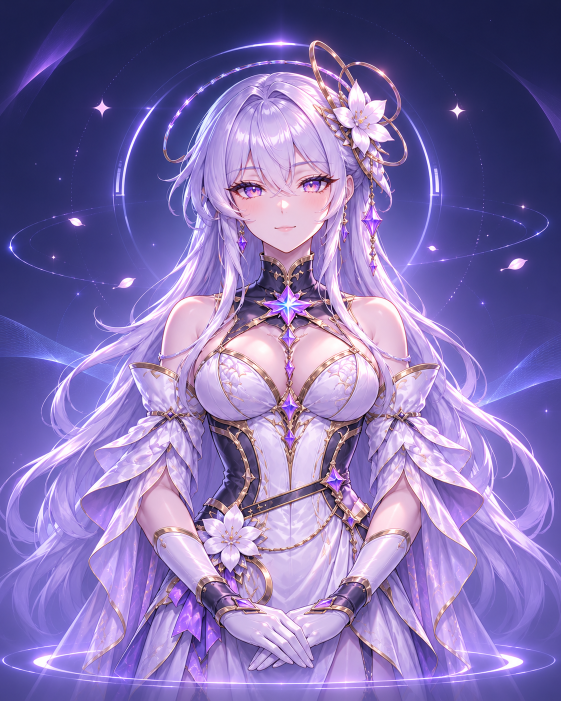
#> input picture assets/prototype_sources/albedo_in_a_celestial_command_halo.png, 1122 x 1402 px (shown at 1/2 size)
$ python -i albedo_visual_preflight.py   (imports and definitions only)   (older library calls are emulated)
#> lines starting #> are read from the running program, lines starting #| are printed output that depends on the picture; after the words box and inside, x2 and y2 are one past the last pixel; in counts of white or black regions, pixels touching at a corner belong together
"""Preflight-only visual rejection for Albedo candidate GLB renders.

Not a likeness classifier: passing these guardrails NEVER grants owner approval.
The production gate additionally requires a real GLB, coherent five camera views,
and an explicit owner side-by-side acceptance decision.
"""
from __future__ import annotations
import argparse
import hashlib
import json
from pathlib import Path
import cv2
import numpy as np

# Canonical files from owner-approved source artwork. These checksums lock source identity.
EXPECTED = {
 'front': 'ddf1cc58e770d7cc99ffc3b2bd5a04ec77f720b05b8c96baf214090c899fb082',
 'turnaround': '787fa6009d504083a927c81c97dec1b01f3add6e1a6f5dacd7516f4789abf480',
 'mission': 'bfc233740851980021ea0b479a1b4254574f6ca614e3a1e9cbb7bd66c03dc409',
}
# Measured from the 1024 x 1536 approved full-body master; not a generic character.
REF_BODY_BOUNDS=(118, 25, 910, 1523)
# Each zone is normalized to full standing body bounds. Keep source areas anatomically fixed.
ZONES = {
 'face':(.36,.066,.65,.189),
 'hair':(.16,.015,.87,.45),
 'collar_crystal':(.40,.17,.60,.265),
 'bodice':(.31,.235,.74,.415),
 'waist_ornament':(.28,.355,.74,.525),
 'draped_panels':(.12,.435,.92,.915),
 'boots':(.29,.805,.75,.997),
}
REQUIRED = ('face','hair','collar_crystal','bodice','waist_ornament','draped_panels','boots')


def digest(path:Path)->str:
    return hashlib.sha256(path.read_bytes()).hexdigest()


# [12 lines left out: functions load_rgb, crop, not called in this run]


def region(img:np.ndarray,coords)->np.ndarray:
    h,w=img.shape[:2];x1,y1,x2,y2=coords
    return img[round(y1*h):round(y2*h),round(x1*w):round(x2*w)]


def detail_stats(img:np.ndarray)->dict:
    # Normalize to a common photographic size before comparing visual detail.
    h,w=img.shape[:2];neww=512;newh=max(64,round(h*neww/w))
#> after `h, w = img.shape[:2]`: h = 1402; w = 1122
#> after `newh = max(64, round(h * neww / w))`: newh = 640
    bgr=cv2.cvtColor(cv2.resize(img,(neww,newh),interpolation=cv2.INTER_AREA),cv2.COLOR_RGB2GRAY)
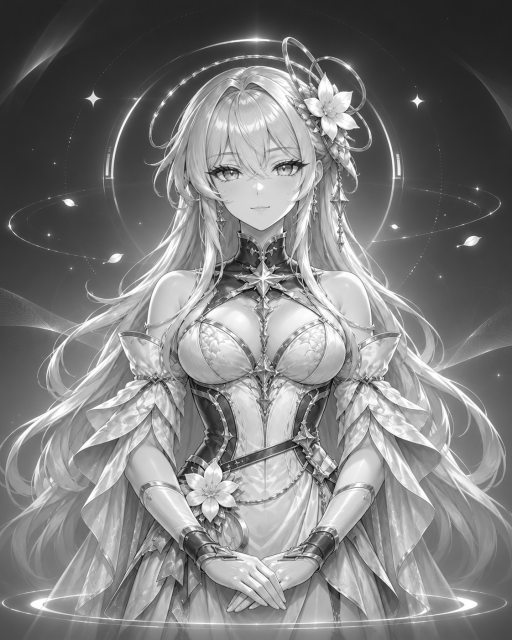
#> bgr: shape (640, 512); min 6, max 255, mean 125.5
    edges=cv2.Canny(bgr,48,112,L2gradient=True)
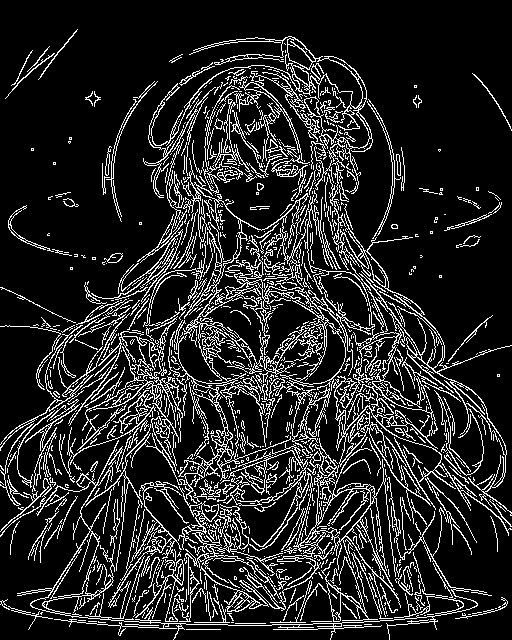
#> edges: shape (640, 512); 15% white in thin lines or dots
    lap=cv2.Laplacian(bgr,cv2.CV_32F)
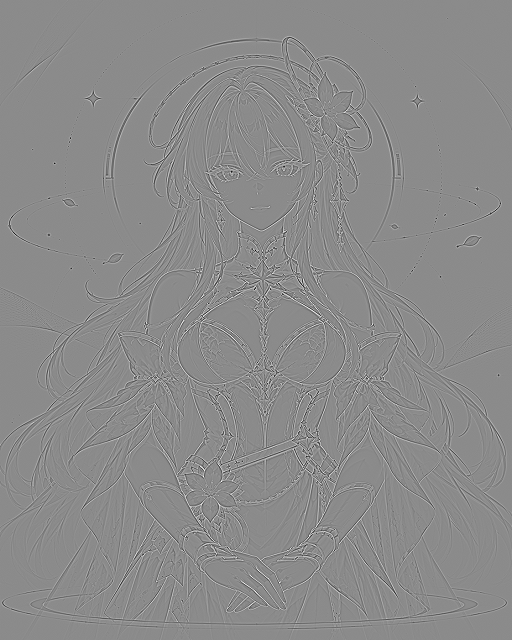
#> lap: shape (640, 512) float32; min -455, max 378, mean 0; drawn with min black and max white
    return {'edge_density':round(float(np.mean(edges>0)),6),
            'laplacian_energy':round(float(np.mean(np.abs(lap))),5)}


# [42 lines left out: functions evaluate, main, not called in this run]

# [1 line not run here, left out]

>>> import cv2
>>> picture = cv2.cvtColor(cv2.imread('../../assets/prototype_sources/albedo_in_a_celestial_command_halo.png'), cv2.COLOR_BGR2RGB)
>>> result = detail_stats(picture)
#> result = {'edge_density': 0.15, 'laplacian_energy': 20.19}

$ run again, on assets/prototype_sources/albedo_s_serene_cosmic_idle_pose.png
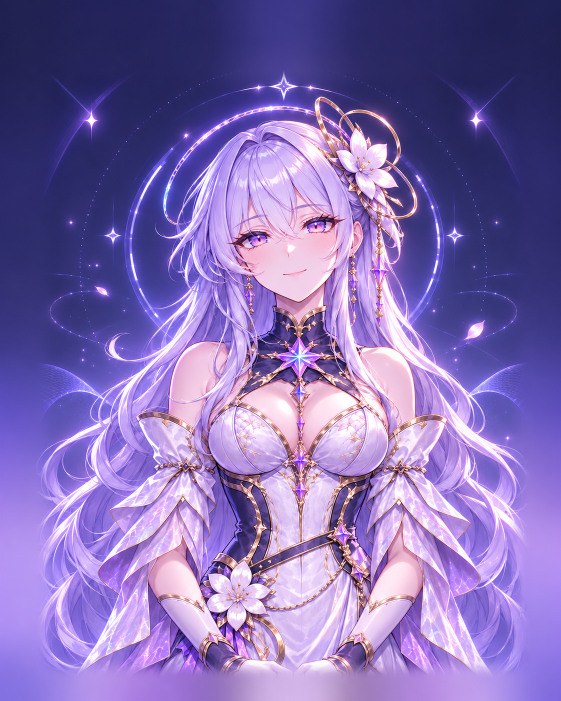
#> input picture assets/prototype_sources/albedo_s_serene_cosmic_idle_pose.png, 1122 x 1402 px (shown at 1/2 size)
#> in detail_stats, `edges=cv2.Canny(bgr,48,112,L2gradient=True)`:
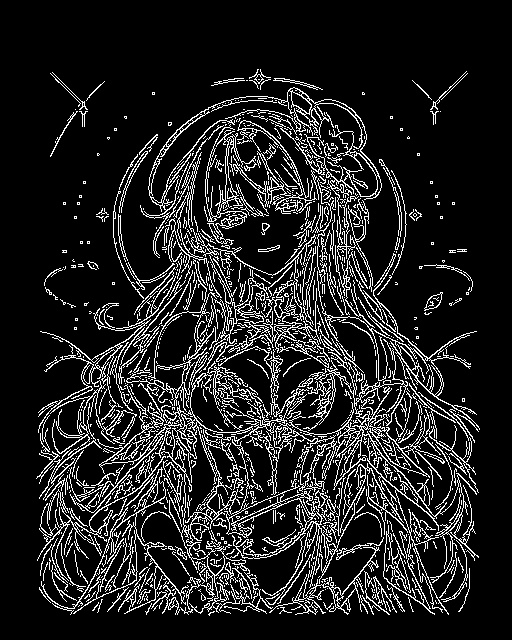
#> edges: shape (640, 512); 13.3% white in thin lines or dots, all inside (x1, y1, x2, y2) = (36, 69, 480, 616)
#> in detail_stats, `lap=cv2.Laplacian(bgr,cv2.CV_32F)`:
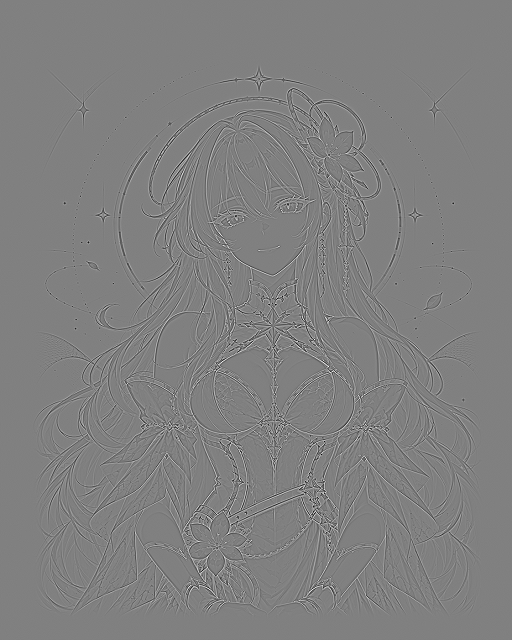
#> lap: shape (640, 512) float32; min -420, max 414, mean 0; drawn with min black and max white
#> result = {'edge_density': 0.133, 'laplacian_energy': 18.63}

$ run again, on assets/prototype_sources/celestial_albedo_in_radiant_regalia.png
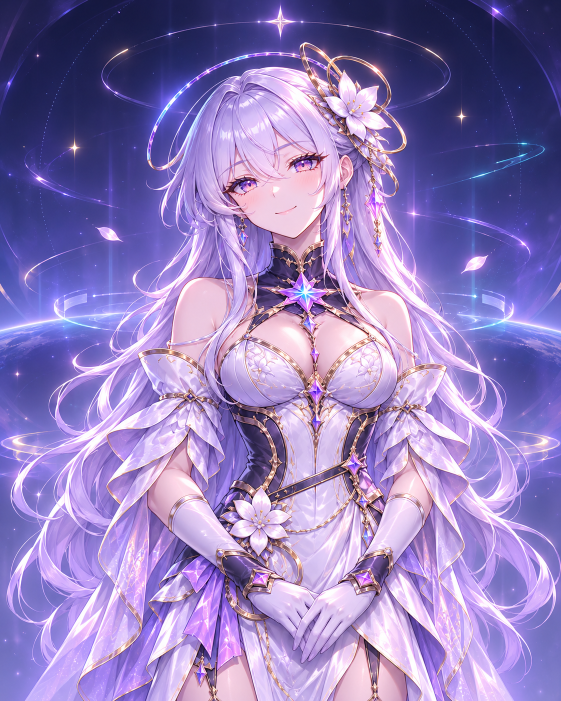
#> input picture assets/prototype_sources/celestial_albedo_in_radiant_regalia.png, 1122 x 1402 px (shown at 1/2 size)
#> in detail_stats, `edges=cv2.Canny(bgr,48,112,L2gradient=True)`:
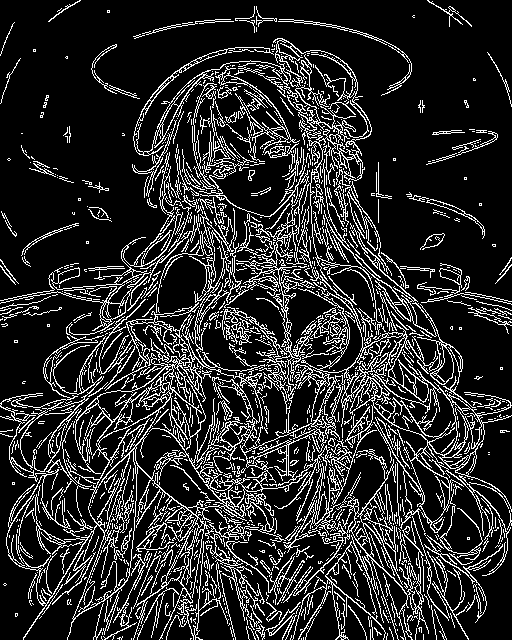
#> edges: shape (640, 512); 16.7% white in thin lines or dots
#> in detail_stats, `lap=cv2.Laplacian(bgr,cv2.CV_32F)`:
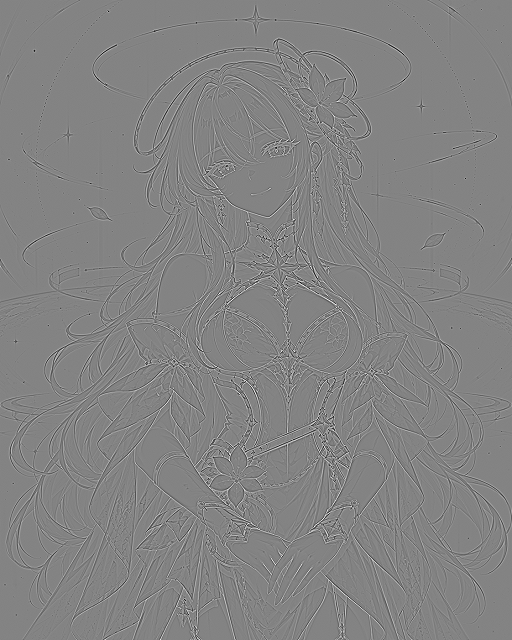
#> lap: shape (640, 512) float32; min -423, max 398, mean 0; drawn with min black and max white
#> result = {'edge_density': 0.167, 'laplacian_energy': 22.87}
